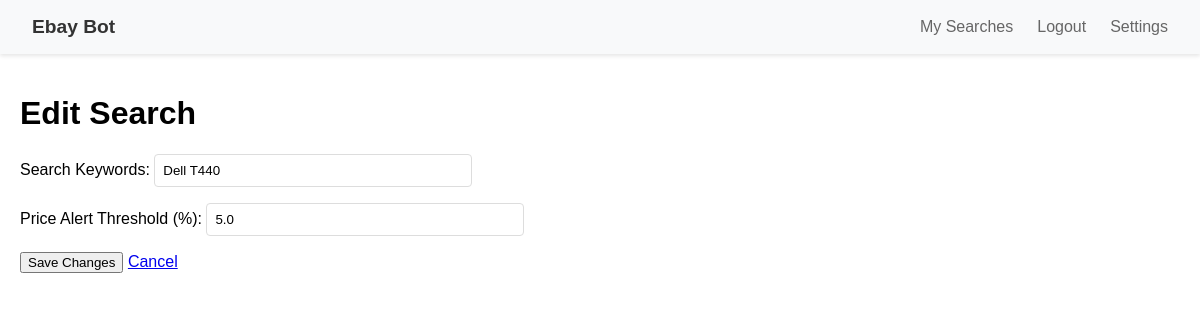
/queries/2 (signed in), run on an earlier commit of the app's database.
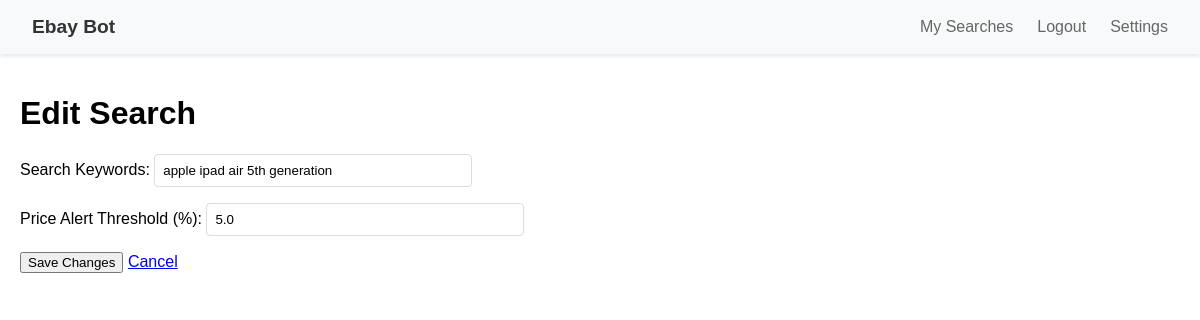
And on a later commit of the database.
### app/models.py (models this page shows)
class Query(db.Model):
    __tablename__ = 'queries'
    id = db.Column(db.Integer, primary_key=True)
    keywords = db.Column(db.String(255), nullable=False)
    check_interval = db.Column(db.Integer, nullable=False)
    user_id = db.Column(db.Integer, db.ForeignKey('users.id'), nullable=False)
    min_price = db.Column(db.Numeric(10,2))
    max_price = db.Column(db.Numeric(10,2))
    created_at = db.Column(db.DateTime, default=datetime.utcnow)
    filters = db.Column(db.JSON)  # {min_price, max_price, condition, etc}
    is_active = db.Column(db.Boolean, default=False)
    last_checked = db.Column(db.DateTime)
    limit = db.Column(db.Integer, default=200)
    total_items = db.Column(db.Integer)  # Track total found
    price_alert_threshold = db.Column(db.Float, default=5.0)  # Percentage threshold
    marketplace = db.Column(db.String(10), nullable=False, default='EBAY_GB')
    item_location = db.Column(db.String(10), nullable=False, default='GB')
    items = db.relationship('Item', backref='query', cascade='all, delete-orphan')

### app/routes/queries.py (the view)
@bp.route('/<int:query_id>', methods=['GET', 'POST'])
@login_required #TODO: Edit query button is not calling this function/ generally not working
def edit_query(query_id):
    query = Query.query.get_or_404(query_id)
    form = QueryForm(obj=query)  # Populate form from query object
    if form.validate_on_submit():
        form.populate_obj(query)  # Update query from form data
        db.session.commit()
        return redirect(url_for('queries.manage_queries'))
    return render_template('queries/edit.html', form=form, query=query)

### app/forms.py
class QueryForm(FlaskForm):
    keywords = StringField('Search Terms', validators=[DataRequired()])
    min_price = DecimalField('Minimum Price', places=2, validators=[Optional()])
    max_price = DecimalField('Maximum Price', places=2, validators=[Optional()])
    check_interval = IntegerField(
        'Check Every (minutes)',
        validators=[InputRequired(), NumberRange(min=1, max=1440)]
    )
    marketplace = SelectField(
    'Marketplace',
    choices=[
        (m['code'], f"{m['country']} ({m['site']})")
        for m in MARKETPLACE_IDS.values()
    ],
    default='EBAY_GB'
)
    item_location = SelectField(
        'Item Location',
        choices=[
            (l['location'], f"{l['country']}")
            for l in MARKETPLACE_IDS.values()
        ],
        default='GB'
    )
    submit = SubmitField('Save Search')

### app/extensions.py (called while the page is built)
def load_user(user_id):
    from app.models import User
    return User.query.get(int(user_id))

### app/templates/queries/edit.html (shortened to what this page needs)
{% extends 'base.html' %}
{% block content %}
<h1>Edit Search</h1>
<form method="POST">
    <div class="form-group">
        <label for="keywords">Search Keywords:</label>
        <input type="text" id="keywords" name="keywords"
               value="{{ query.keywords }}" required>
    </div>
    <div class="form-group">
        <label for="threshold">Price Alert Threshold (%):</label>
        <input type="number" id="threshold" name="threshold"
               step="0.1" min="0" max="100"
               value="{{ query.price_alert_threshold }}" required>
    </div>
    <button type="submit" class="btn-save">Save Changes</button>
    <a href="{{ url_for('queries.manage_queries') }}" class="btn-cancel">Cancel</a>
</form>
{% endblock %}

### app/templates/base.html (shortened to what this page needs)
<!DOCTYPE html>
<html>
<head>
    <link rel="stylesheet" href="{{ url_for('static', filename='style.css') }}">
</head>
<body>
    <nav>
        <div class="nav-container">
            <a href="{{ url_for('main.index') }}" class="logo">Ebay Bot</a>
            <div class="nav-links">
                {% if current_user.is_authenticated %}
                    <a href="{{ url_for('queries.manage_queries') }}">My Searches</a>
                    <a href="{{ url_for('auth.logout') }}">Logout</a>
                    <div class="telegram-status">
                        {% if current_user.is_authenticated and current_user.telegram_connected %}
                            <a href="{{ url_for('main.settings') }}">Settings</a>
                        {% else %}
                            <span class="status-dot disconnected"></span>
                            <a href="{{ url_for('telegram.connect') }}">Connect Telegram</a>
                        {% endif %}
                    </div>
                {% else %}
                    <a href="{{ url_for('auth.login') }}">Login</a>
                    <a href="{{ url_for('auth.register') }}">Register</a>
                {% endif %}
            </div>
        </div>
    </nav>
    <div class="content">
        {% block content %}{% endblock %}
    </div>
</body>
</html>

### app/static/style.css (style rules this page uses)
body { font-family: Arial, sans-serif; margin: 0; padding: 0; }
nav { background: #f8f9fa; padding: 1rem 2rem; box-shadow: 0 2px 4px rgba(0,0,0,0.1); }
.nav-container { max-width: 1200px; margin: 0 auto; display: flex; justify-content: space-between; align-items: center; }
.logo { font-weight: bold; font-size: 1.2rem; color: #333; text-decoration: none; }
.nav-links { display: flex; gap: 1.5rem; }
.nav-links a { color: #666; text-decoration: none; transition: color 0.2s; }
.content { max-width: 1200px; margin: 0 auto; padding: 20px; }
.form-group { margin-bottom: 1rem; }
input[type="text"], input[type="number"], input[type="email"], input[type="password"] { padding: 0.5rem; width: 300px; border: 1px solid #ddd; border-radius: 4px; }

What changed in the data, as far as the page shows it:
changed Query: keywords "Dell T440" → "apple ipad air 5th generation"
